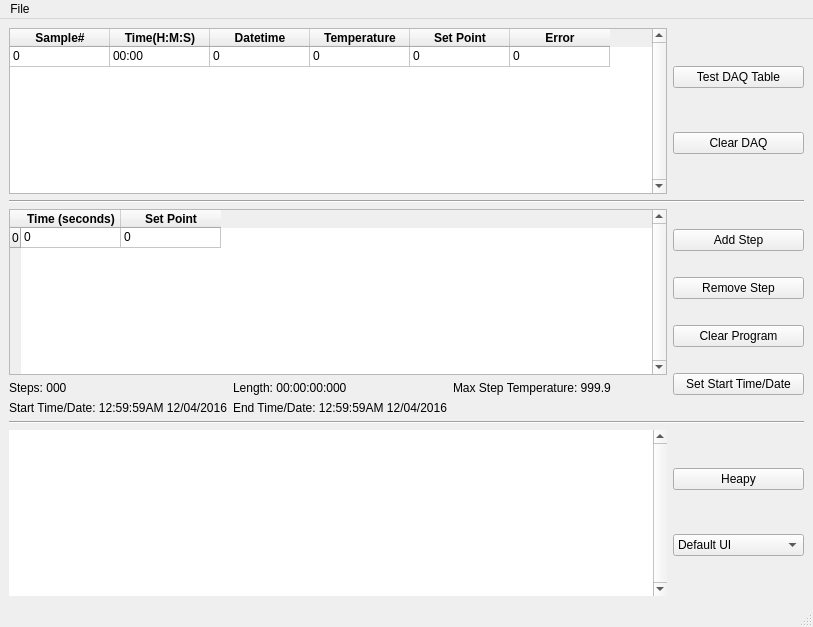
<?xml version="1.0" encoding="UTF-8"?>
<ui version="4.0">
 <class>MainWindow</class>
 <widget class="QMainWindow" name="MainWindow">
  <property name="geometry">
   <rect>
    <x>0</x>
    <y>0</y>
    <width>813</width>
    <height>627</height>
   </rect>
  </property>
  <property name="windowTitle">
   <string>MainWindow</string>
  </property>
  <widget class="QWidget" name="centralwidget">
   <layout class="QVBoxLayout" name="verticalLayout" stretch="0,0,0,0,0">
    <item>
     <layout class="QHBoxLayout" name="horizontalLayout_3" stretch="5,1">
      <item>
       <widget class="QTableWidget" name="daqTableWidget">
        <property name="sizePolicy">
         <sizepolicy hsizetype="Minimum" vsizetype="Expanding">
          <horstretch>0</horstretch>
          <verstretch>0</verstretch>
         </sizepolicy>
        </property>
        <property name="minimumSize">
         <size>
          <width>0</width>
          <height>0</height>
         </size>
        </property>
        <property name="midLineWidth">
         <number>1</number>
        </property>
        <property name="verticalScrollBarPolicy">
         <enum>Qt::ScrollBarAlwaysOn</enum>
        </property>
        <property name="alternatingRowColors">
         <bool>true</bool>
        </property>
        <attribute name="horizontalHeaderCascadingSectionResizes">
         <bool>false</bool>
        </attribute>
        <attribute name="horizontalHeaderMinimumSectionSize">
         <number>25</number>
        </attribute>
        <attribute name="horizontalHeaderStretchLastSection">
         <bool>false</bool>
        </attribute>
        <attribute name="verticalHeaderVisible">
         <bool>false</bool>
        </attribute>
        <attribute name="verticalHeaderDefaultSectionSize">
         <number>20</number>
        </attribute>
        <row>
         <property name="text">
          <string>0</string>
         </property>
        </row>
        <column>
         <property name="text">
          <string>Sample#</string>
         </property>
         <property name="font">
          <font>
           <weight>75</weight>
           <bold>true</bold>
          </font>
         </property>
        </column>
        <column>
         <property name="text">
          <string>Time(H:M:S)</string>
         </property>
         <property name="font">
          <font>
           <weight>75</weight>
           <bold>true</bold>
          </font>
         </property>
        </column>
        <column>
         <property name="text">
          <string>Datetime</string>
         </property>
         <property name="font">
          <font>
           <weight>75</weight>
           <bold>true</bold>
          </font>
         </property>
        </column>
        <column>
         <property name="text">
          <string>Temperature</string>
         </property>
         <property name="font">
          <font>
           <weight>75</weight>
           <bold>true</bold>
          </font>
         </property>
        </column>
        <column>
         <property name="text">
          <string>Set Point</string>
         </property>
         <property name="font">
          <font>
           <weight>75</weight>
           <bold>true</bold>
          </font>
         </property>
        </column>
        <column>
         <property name="text">
          <string>Error</string>
         </property>
         <property name="font">
          <font>
           <weight>75</weight>
           <bold>true</bold>
          </font>
         </property>
        </column>
        <item row="0" column="0">
         <property name="text">
          <string>0</string>
         </property>
        </item>
        <item row="0" column="1">
         <property name="text">
          <string>00:00</string>
         </property>
        </item>
        <item row="0" column="2">
         <property name="text">
          <string>0</string>
         </property>
        </item>
        <item row="0" column="3">
         <property name="text">
          <string>0</string>
         </property>
        </item>
        <item row="0" column="4">
         <property name="text">
          <string>0</string>
         </property>
        </item>
        <item row="0" column="5">
         <property name="text">
          <string>0</string>
         </property>
        </item>
       </widget>
      </item>
      <item>
       <layout class="QVBoxLayout" name="verticalLayout_2">
        <item>
         <widget class="QPushButton" name="testDaqTableButton">
          <property name="toolTip">
           <string>Update the Readout</string>
          </property>
          <property name="statusTip">
           <string/>
          </property>
          <property name="text">
           <string>Test DAQ Table</string>
          </property>
         </widget>
        </item>
        <item>
         <widget class="QPushButton" name="clearDaqButton">
          <property name="toolTip">
           <string>Clear Program and Readout</string>
          </property>
          <property name="statusTip">
           <string/>
          </property>
          <property name="text">
           <string>Clear DAQ</string>
          </property>
         </widget>
        </item>
       </layout>
      </item>
     </layout>
    </item>
    <item>
     <widget class="Line" name="line_2">
      <property name="orientation">
       <enum>Qt::Horizontal</enum>
      </property>
     </widget>
    </item>
    <item>
     <layout class="QHBoxLayout" name="horizontalLayout" stretch="5,1">
      <item>
       <layout class="QVBoxLayout" name="verticalLayout_3">
        <item>
         <widget class="QTableWidget" name="sequenceTableWidget">
          <property name="sizePolicy">
           <sizepolicy hsizetype="Minimum" vsizetype="Expanding">
            <horstretch>0</horstretch>
            <verstretch>0</verstretch>
           </sizepolicy>
          </property>
          <property name="maximumSize">
           <size>
            <width>16777215</width>
            <height>16777215</height>
           </size>
          </property>
          <property name="midLineWidth">
           <number>1</number>
          </property>
          <property name="verticalScrollBarPolicy">
           <enum>Qt::ScrollBarAlwaysOn</enum>
          </property>
          <property name="horizontalScrollBarPolicy">
           <enum>Qt::ScrollBarAlwaysOff</enum>
          </property>
          <property name="alternatingRowColors">
           <bool>true</bool>
          </property>
          <property name="columnCount">
           <number>2</number>
          </property>
          <attribute name="horizontalHeaderCascadingSectionResizes">
           <bool>false</bool>
          </attribute>
          <attribute name="horizontalHeaderDefaultSectionSize">
           <number>100</number>
          </attribute>
          <attribute name="horizontalHeaderMinimumSectionSize">
           <number>25</number>
          </attribute>
          <attribute name="verticalHeaderVisible">
           <bool>true</bool>
          </attribute>
          <attribute name="verticalHeaderDefaultSectionSize">
           <number>20</number>
          </attribute>
          <attribute name="verticalHeaderShowSortIndicator" stdset="0">
           <bool>false</bool>
          </attribute>
          <row>
           <property name="text">
            <string>0</string>
           </property>
          </row>
          <column>
           <property name="text">
            <string>Time (seconds)</string>
           </property>
           <property name="font">
            <font>
             <weight>75</weight>
             <bold>true</bold>
            </font>
           </property>
          </column>
          <column>
           <property name="text">
            <string>Set Point</string>
           </property>
           <property name="font">
            <font>
             <weight>75</weight>
             <bold>true</bold>
            </font>
           </property>
          </column>
          <item row="0" column="0">
           <property name="text">
            <string>0</string>
           </property>
          </item>
          <item row="0" column="1">
           <property name="text">
            <string>0</string>
           </property>
          </item>
         </widget>
        </item>
        <item>
         <layout class="QGridLayout" name="gridLayout">
          <item row="0" column="0">
           <widget class="QLabel" name="sequenceStepsLabel">
            <property name="text">
             <string>Steps: 000</string>
            </property>
           </widget>
          </item>
          <item row="0" column="1">
           <widget class="QLabel" name="sequenceLengthLabel">
            <property name="text">
             <string>Length: 00:00:00:000</string>
            </property>
           </widget>
          </item>
          <item row="0" column="2">
           <widget class="QLabel" name="maxTemperatureLabel">
            <property name="text">
             <string>Max Step Temperature: 999.9</string>
            </property>
           </widget>
          </item>
          <item row="1" column="0">
           <widget class="QLabel" name="startTimeDateLabel">
            <property name="text">
             <string>Start Time/Date: 12:59:59AM 12/04/2016</string>
            </property>
           </widget>
          </item>
          <item row="1" column="1">
           <widget class="QLabel" name="endTimeDateLabel">
            <property name="text">
             <string>End Time/Date: 12:59:59AM 12/04/2016</string>
            </property>
           </widget>
          </item>
         </layout>
        </item>
       </layout>
      </item>
      <item>
       <layout class="QVBoxLayout" name="verticalLayout_5" stretch="0,0,0,0">
        <item>
         <widget class="QPushButton" name="addStepButton">
          <property name="toolTip">
           <string>Add Step to Program</string>
          </property>
          <property name="statusTip">
           <string>Add Step to Program</string>
          </property>
          <property name="text">
           <string>Add Step</string>
          </property>
         </widget>
        </item>
        <item>
         <widget class="QPushButton" name="removeStepButton">
          <property name="toolTip">
           <string>Remove Step from Program</string>
          </property>
          <property name="statusTip">
           <string>Remove Step from Program</string>
          </property>
          <property name="text">
           <string>Remove Step</string>
          </property>
         </widget>
        </item>
        <item>
         <widget class="QPushButton" name="clearButton">
          <property name="toolTip">
           <string>Clear Program and Readout</string>
          </property>
          <property name="statusTip">
           <string>Clear Program and Readout</string>
          </property>
          <property name="text">
           <string>Clear Program</string>
          </property>
         </widget>
        </item>
        <item>
         <widget class="QPushButton" name="timeDateButton">
          <property name="text">
           <string>Set Start Time/Date</string>
          </property>
         </widget>
        </item>
       </layout>
      </item>
     </layout>
    </item>
    <item>
     <widget class="Line" name="line">
      <property name="orientation">
       <enum>Qt::Horizontal</enum>
      </property>
     </widget>
    </item>
    <item>
     <layout class="QHBoxLayout" name="horizontalLayout_8" stretch="5,1">
      <item>
       <widget class="QTextEdit" name="textEdit">
        <property name="frameShape">
         <enum>QFrame::NoFrame</enum>
        </property>
        <property name="verticalScrollBarPolicy">
         <enum>Qt::ScrollBarAlwaysOn</enum>
        </property>
       </widget>
      </item>
      <item>
       <layout class="QVBoxLayout" name="verticalLayout_4">
        <item>
         <widget class="QPushButton" name="heapyButton">
          <property name="toolTip">
           <string>Clear Program and Readout</string>
          </property>
          <property name="statusTip">
           <string/>
          </property>
          <property name="text">
           <string>Heapy</string>
          </property>
         </widget>
        </item>
        <item>
         <widget class="QComboBox" name="comboBox">
          <property name="layoutDirection">
           <enum>Qt::LeftToRight</enum>
          </property>
          <property name="autoFillBackground">
           <bool>false</bool>
          </property>
          <item>
           <property name="text">
            <string>Default UI</string>
           </property>
          </item>
          <item>
           <property name="text">
            <string>Dark UI</string>
           </property>
          </item>
          <item>
           <property name="text">
            <string>Fancy UI</string>
           </property>
          </item>
         </widget>
        </item>
       </layout>
      </item>
     </layout>
    </item>
   </layout>
  </widget>
  <widget class="QMenuBar" name="menubar">
   <property name="geometry">
    <rect>
     <x>0</x>
     <y>0</y>
     <width>813</width>
     <height>21</height>
    </rect>
   </property>
   <widget class="QMenu" name="menuFile">
    <property name="title">
     <string>File</string>
    </property>
    <addaction name="actionLoad_Daq"/>
    <addaction name="actionSave_Daq"/>
    <addaction name="separator"/>
    <addaction name="actionLoad_Program"/>
    <addaction name="actionSave_Program"/>
    <addaction name="separator"/>
    <addaction name="actionExit"/>
   </widget>
   <addaction name="menuFile"/>
  </widget>
  <widget class="QStatusBar" name="statusbar"/>
  <action name="actionLoad_Daq">
   <property name="text">
    <string>Load DAQ</string>
   </property>
  </action>
  <action name="actionSave_Daq">
   <property name="text">
    <string>Save DAQ</string>
   </property>
  </action>
  <action name="actionExit">
   <property name="text">
    <string>Exit</string>
   </property>
  </action>
  <action name="actionLoad_Program">
   <property name="text">
    <string>Load Program</string>
   </property>
  </action>
  <action name="actionSave_Program">
   <property name="text">
    <string>Save Program</string>
   </property>
  </action>
 </widget>
 <resources/>
 <connections/>
</ui>
